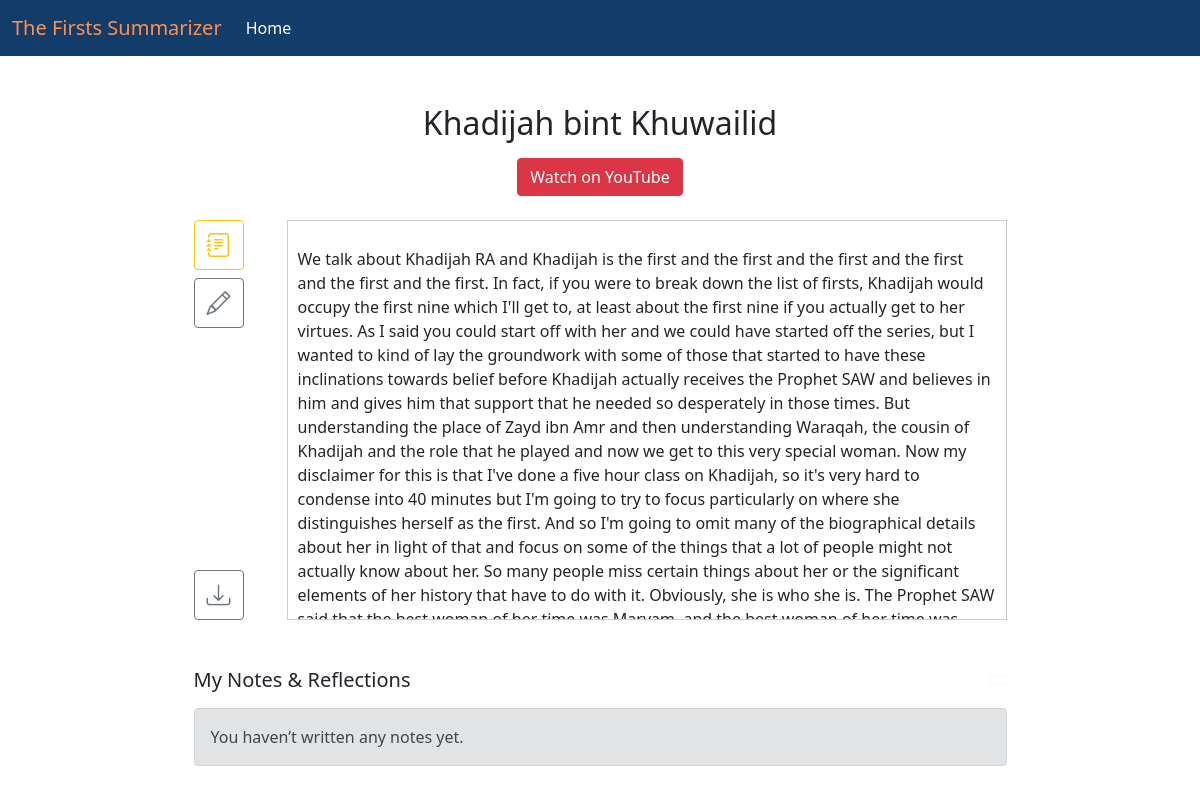
The app's page /textsumm/6/ (signed in), older data.
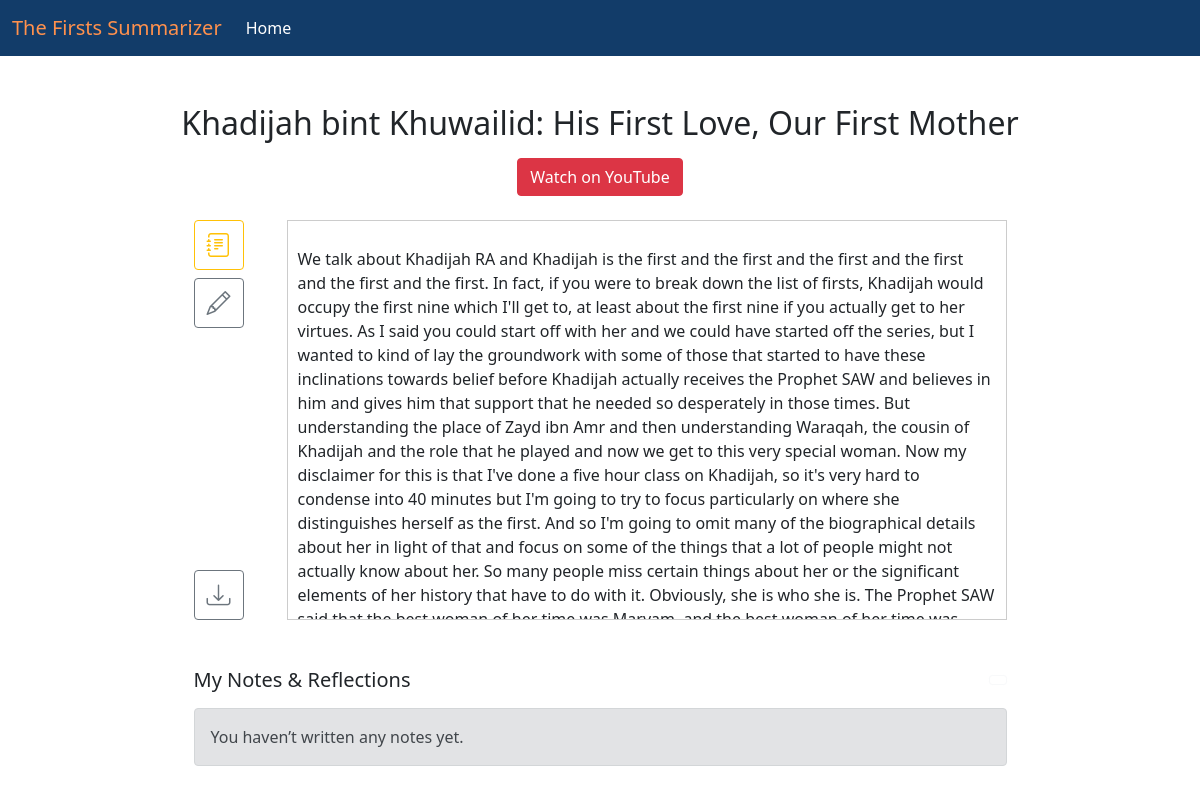
The same page, newer data.
### textsumm/models.py (models this page shows, shortened)
class TextSumm(models.Model):
    name        = models.CharField(max_length=255)
    text        = models.TextField(default="")
    image       = models.ImageField(upload_to="FYP Cover Images/")
    video       = models.URLField(blank=True, default="")
    lineage     = models.TextField(default="")
    conversion  = models.TextField(default="")
    persecution = models.TextField(default="")
    hijrah      = models.TextField(default="")
    battle      = models.TextField(default="")
    trait       = models.TextField(default="")
    death       = models.TextField(default="")

### textsumm/views.py (the view)
# urls.py: path('textsumm/<int:pk>/', views.view_text, name='view_text'),
def view_text(request, pk):
    item = get_object_or_404(TextSumm, pk=pk)
    notes = Note.objects.filter(
        user=request.user,
        textsumm=item
    ).order_by("created_at")
    return render(request, "view_text.html", {
        "item":  item,
        "notes": notes,
    })

### textsumm/templates/view_text.html (shortened to what this page needs)
{% extends 'base.html' %}
{% load static %}
{% block content %}
<div class="container my-5">
  <h2 class="text-center">{{ item.name }}</h2>
  {% if item.video %}
    <p class="text-center mt-3">
      <a href="{{ item.video }}" target="_blank" class="btn btn-danger">
        Watch on YouTube
      </a>
    </p>
  {% endif %}
  <div class="row mt-4 justify-content-center">
    <div class="col-md-1 d-flex flex-column align-items-start">
      <button type="button"
              class="btn btn-outline-warning mb-2"
              data-bs-toggle="modal"
              data-bs-target="#summaryModal"
              title="Summary"
              aria-label="Summary">
        <i class="bi bi-journal-text" style="font-size:1.5rem"></i>
      </button>
      <button id="openNotesModalBtn"
              type="button"
              class="btn btn-outline-secondary mb-2"
              data-bs-toggle="modal"
              data-bs-target="#notesModal"
              title="Notes &amp; Reflection"
              aria-label="Notes &amp; Reflection">
        <i class="bi bi-pencil" style="font-size:1.5rem"></i>
      </button>
      <button id="downloadBtn"
              class="btn btn-outline-secondary mt-auto"
              title="Download PDF"
              aria-label="Download PDF">
        <i class="bi bi-download" style="font-size:1.5rem"></i>
      </button>
    </div>
    <div class="col-md-8">
      <div id="text-box" style="border:1px solid #ccc; height:400px; overflow-y:auto; padding:10px;">
        <p>{{ item.text|linebreaks }}</p>
      </div>
    </div>
  </div>
  <div class="row mt-5 justify-content-center">
    <div class="col-md-9">
      <div class="d-flex justify-content-between align-items-center mb-3">
        <h5 class="mb-0">My Notes &amp; Reflections</h5>
        <button id="addNoteBtn"
                type="button"
                class="btn btn-sm btn-outline-light"
                data-bs-toggle="modal"
                data-bs-target="#notesModal">
        </button>
      </div>
      {% if notes|length == 0 %}
        <div class="alert alert-secondary">
          You haven’t written any notes yet.
        </div>
      {% endif %}
    </div>
  </div>
</div>
{% endblock %}

Row changes from the older to the newer data that the page shows:
changed TextSumm: name "Khadijah bint Khuwailid" → "Khadijah bint Khuwailid: His First Love, Our First Mother"
